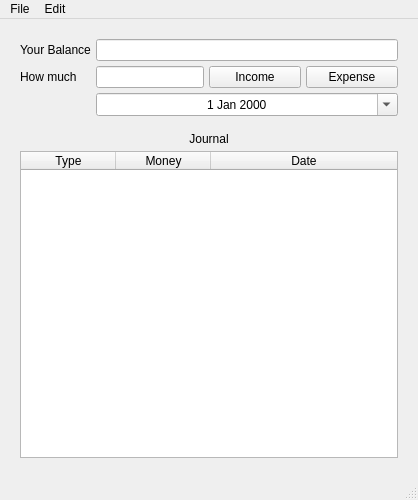
<?xml version="1.0" encoding="UTF-8"?>
<ui version="4.0">
 <class>MainWindow</class>
 <widget class="QMainWindow" name="MainWindow">
  <property name="enabled">
   <bool>true</bool>
  </property>
  <property name="geometry">
   <rect>
    <x>0</x>
    <y>0</y>
    <width>418</width>
    <height>500</height>
   </rect>
  </property>
  <property name="sizePolicy">
   <sizepolicy hsizetype="Preferred" vsizetype="Preferred">
    <horstretch>0</horstretch>
    <verstretch>0</verstretch>
   </sizepolicy>
  </property>
  <property name="minimumSize">
   <size>
    <width>380</width>
    <height>320</height>
   </size>
  </property>
  <property name="maximumSize">
   <size>
    <width>1792</width>
    <height>1120</height>
   </size>
  </property>
  <property name="baseSize">
   <size>
    <width>400</width>
    <height>600</height>
   </size>
  </property>
  <property name="windowTitle">
   <string>MainWindow</string>
  </property>
  <widget class="QWidget" name="centralwidget">
   <property name="sizePolicy">
    <sizepolicy hsizetype="Minimum" vsizetype="Minimum">
     <horstretch>0</horstretch>
     <verstretch>0</verstretch>
    </sizepolicy>
   </property>
   <property name="mouseTracking">
    <bool>true</bool>
   </property>
   <layout class="QGridLayout" name="gridLayout">
    <property name="leftMargin">
     <number>15</number>
    </property>
    <property name="topMargin">
     <number>15</number>
    </property>
    <property name="rightMargin">
     <number>15</number>
    </property>
    <property name="bottomMargin">
     <number>15</number>
    </property>
    <item row="3" column="0" rowspan="3">
     <layout class="QVBoxLayout" name="verticalLayout_2">
      <property name="spacing">
       <number>5</number>
      </property>
      <property name="leftMargin">
       <number>5</number>
      </property>
      <property name="topMargin">
       <number>5</number>
      </property>
      <property name="rightMargin">
       <number>5</number>
      </property>
      <property name="bottomMargin">
       <number>5</number>
      </property>
      <item>
       <widget class="QLabel" name="label_4">
        <property name="text">
         <string>Journal</string>
        </property>
        <property name="textFormat">
         <enum>Qt::AutoText</enum>
        </property>
        <property name="alignment">
         <set>Qt::AlignCenter</set>
        </property>
       </widget>
      </item>
      <item>
       <widget class="QTableWidget" name="tableWidget">
        <property name="sizePolicy">
         <sizepolicy hsizetype="Expanding" vsizetype="Expanding">
          <horstretch>0</horstretch>
          <verstretch>0</verstretch>
         </sizepolicy>
        </property>
        <property name="mouseTracking">
         <bool>true</bool>
        </property>
        <property name="layoutDirection">
         <enum>Qt::LeftToRight</enum>
        </property>
        <property name="iconSize">
         <size>
          <width>0</width>
          <height>0</height>
         </size>
        </property>
        <property name="textElideMode">
         <enum>Qt::ElideRight</enum>
        </property>
        <property name="showGrid">
         <bool>true</bool>
        </property>
        <property name="sortingEnabled">
         <bool>true</bool>
        </property>
        <property name="rowCount">
         <number>0</number>
        </property>
        <attribute name="horizontalHeaderVisible">
         <bool>true</bool>
        </attribute>
        <attribute name="horizontalHeaderCascadingSectionResizes">
         <bool>false</bool>
        </attribute>
        <attribute name="horizontalHeaderDefaultSectionSize">
         <number>95</number>
        </attribute>
        <attribute name="horizontalHeaderHighlightSections">
         <bool>true</bool>
        </attribute>
        <attribute name="horizontalHeaderShowSortIndicator" stdset="0">
         <bool>true</bool>
        </attribute>
        <attribute name="horizontalHeaderStretchLastSection">
         <bool>true</bool>
        </attribute>
        <attribute name="verticalHeaderVisible">
         <bool>false</bool>
        </attribute>
        <attribute name="verticalHeaderHighlightSections">
         <bool>false</bool>
        </attribute>
        <attribute name="verticalHeaderMinimumSectionSize">
         <number>21</number>
        </attribute>
        <column>
         <property name="text">
          <string>Type</string>
         </property>
         <property name="textAlignment">
          <set>AlignCenter</set>
         </property>
        </column>
        <column>
         <property name="text">
          <string>Money</string>
         </property>
         <property name="font">
          <font>
           <stylestrategy>PreferDefault</stylestrategy>
          </font>
         </property>
         <property name="textAlignment">
          <set>AlignCenter</set>
         </property>
        </column>
        <column>
         <property name="text">
          <string>Date</string>
         </property>
         <property name="textAlignment">
          <set>AlignCenter</set>
         </property>
        </column>
       </widget>
      </item>
     </layout>
    </item>
    <item row="1" column="0">
     <layout class="QGridLayout" name="gridLayout_2">
      <property name="leftMargin">
       <number>5</number>
      </property>
      <property name="topMargin">
       <number>5</number>
      </property>
      <property name="rightMargin">
       <number>5</number>
      </property>
      <property name="bottomMargin">
       <number>5</number>
      </property>
      <property name="spacing">
       <number>5</number>
      </property>
      <item row="3" column="0">
       <widget class="QLabel" name="label_2">
        <property name="text">
         <string>How much</string>
        </property>
       </widget>
      </item>
      <item row="1" column="0">
       <widget class="QLabel" name="label">
        <property name="text">
         <string>Your Balance</string>
        </property>
       </widget>
      </item>
      <item row="3" column="4">
       <widget class="QPushButton" name="Income_Button">
        <property name="sizePolicy">
         <sizepolicy hsizetype="Expanding" vsizetype="Fixed">
          <horstretch>0</horstretch>
          <verstretch>0</verstretch>
         </sizepolicy>
        </property>
        <property name="minimumSize">
         <size>
          <width>0</width>
          <height>0</height>
         </size>
        </property>
        <property name="text">
         <string>Income</string>
        </property>
       </widget>
      </item>
      <item row="3" column="1" colspan="3">
       <widget class="QLineEdit" name="lineEdit_2">
        <property name="sizePolicy">
         <sizepolicy hsizetype="Preferred" vsizetype="Fixed">
          <horstretch>0</horstretch>
          <verstretch>0</verstretch>
         </sizepolicy>
        </property>
       </widget>
      </item>
      <item row="3" column="5">
       <widget class="QPushButton" name="Expense_Button">
        <property name="sizePolicy">
         <sizepolicy hsizetype="Expanding" vsizetype="Fixed">
          <horstretch>0</horstretch>
          <verstretch>0</verstretch>
         </sizepolicy>
        </property>
        <property name="minimumSize">
         <size>
          <width>0</width>
          <height>0</height>
         </size>
        </property>
        <property name="text">
         <string>Expense</string>
        </property>
       </widget>
      </item>
      <item row="1" column="1" colspan="5">
       <widget class="QLineEdit" name="lineEdit">
        <property name="sizePolicy">
         <sizepolicy hsizetype="Expanding" vsizetype="Fixed">
          <horstretch>0</horstretch>
          <verstretch>0</verstretch>
         </sizepolicy>
        </property>
        <property name="mouseTracking">
         <bool>false</bool>
        </property>
        <property name="readOnly">
         <bool>true</bool>
        </property>
       </widget>
      </item>
      <item row="4" column="1" colspan="5">
       <widget class="QDateEdit" name="dateEdit">
        <property name="sizePolicy">
         <sizepolicy hsizetype="Expanding" vsizetype="Fixed">
          <horstretch>0</horstretch>
          <verstretch>0</verstretch>
         </sizepolicy>
        </property>
        <property name="wrapping">
         <bool>false</bool>
        </property>
        <property name="alignment">
         <set>Qt::AlignCenter</set>
        </property>
        <property name="currentSection">
         <enum>QDateTimeEdit::DaySection</enum>
        </property>
        <property name="calendarPopup">
         <bool>true</bool>
        </property>
        <property name="timeSpec">
         <enum>Qt::LocalTime</enum>
        </property>
       </widget>
      </item>
     </layout>
    </item>
   </layout>
  </widget>
  <widget class="QMenuBar" name="menubar">
   <property name="geometry">
    <rect>
     <x>0</x>
     <y>0</y>
     <width>418</width>
     <height>22</height>
    </rect>
   </property>
   <widget class="QMenu" name="menuFile">
    <property name="title">
     <string>File</string>
    </property>
    <addaction name="actionSave"/>
   </widget>
   <widget class="QMenu" name="menuEdit">
    <property name="title">
     <string>Edit</string>
    </property>
    <addaction name="action_Edit_Journal"/>
   </widget>
   <addaction name="menuFile"/>
   <addaction name="menuEdit"/>
  </widget>
  <widget class="QStatusBar" name="statusbar"/>
  <action name="action_Edit_Journal">
   <property name="text">
    <string>Edit_Journal</string>
   </property>
   <property name="shortcut">
    <string>Ctrl+E</string>
   </property>
  </action>
  <action name="actionSave">
   <property name="text">
    <string>Save</string>
   </property>
   <property name="shortcut">
    <string>Ctrl+S</string>
   </property>
  </action>
 </widget>
 <resources/>
 <connections/>
</ui>
